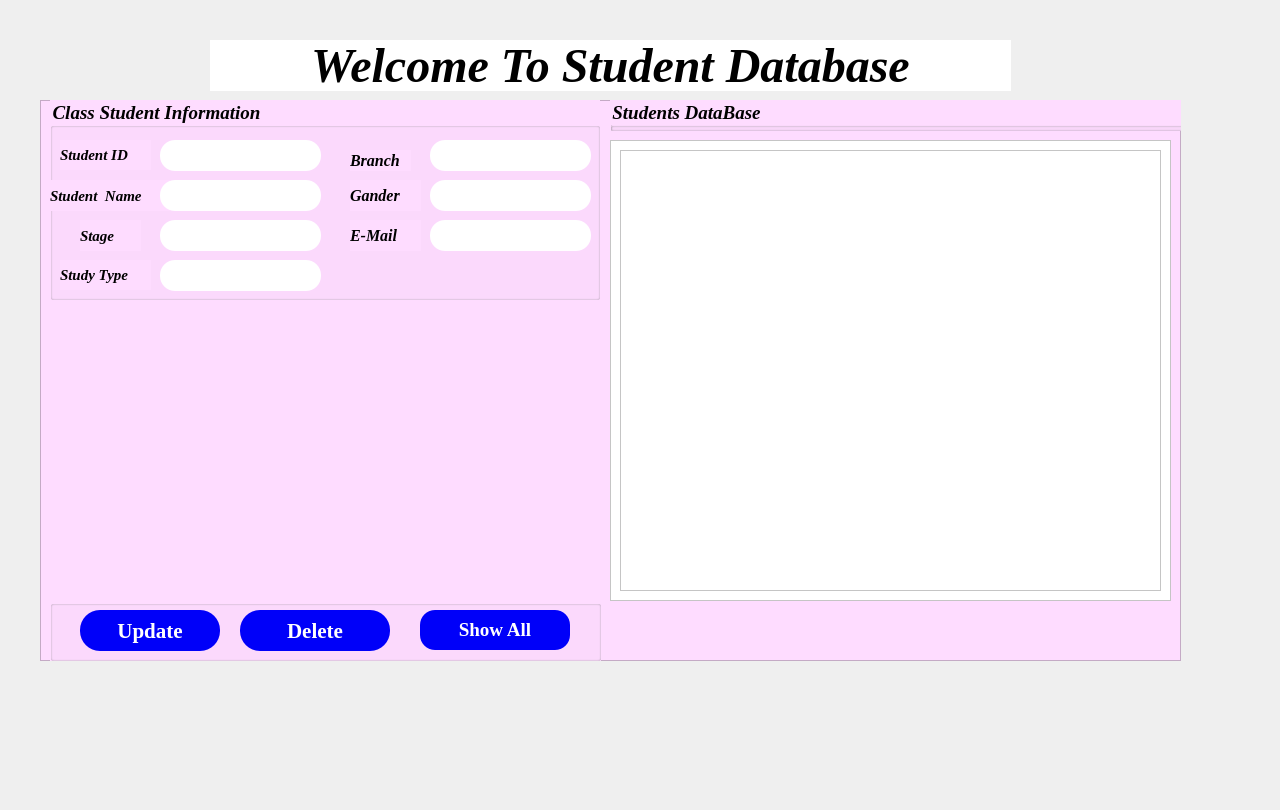
    <widget class="QWidget" name="update_tab">
     <attribute name="title">
      <string>Update Student</string>
     </attribute>
     <widget class="QLabel" name="label_19">
      <property name="geometry">
       <rect>
        <x>-70</x>
        <y>-30</y>
        <width>1271</width>
        <height>801</height>
       </rect>
      </property>
      <property name="text">
       <string/>
      </property>
      <property name="pixmap">
       <pixmap>ff.jpg</pixmap>
      </property>
     </widget>
     <widget class="QFrame" name="frame_4">
      <property name="geometry">
       <rect>
        <x>40</x>
        <y>100</y>
        <width>1141</width>
        <height>561</height>
       </rect>
      </property>
      <property name="styleSheet">
       <string notr="true">background-color: rgb(254, 220, 255);
</string>
      </property>
      <property name="frameShape">
       <enum>QFrame::StyledPanel</enum>
      </property>
      <property name="frameShadow">
       <enum>QFrame::Raised</enum>
      </property>
      <widget class="QGroupBox" name="groupBox_2">
       <property name="geometry">
        <rect>
         <x>570</x>
         <y>0</y>
         <width>601</width>
         <height>31</height>
        </rect>
       </property>
       <property name="font">
        <font>
         <family>Times New Roman</family>
         <pointsize>14</pointsize>
         <weight>75</weight>
         <italic>true</italic>
         <bold>true</bold>
        </font>
       </property>
       <property name="title">
        <string>Students DataBase</string>
       </property>
      </widget>
      <widget class="QGroupBox" name="groupBox_stype">
       <property name="geometry">
        <rect>
         <x>10</x>
         <y>0</y>
         <width>550</width>
         <height>200</height>
        </rect>
       </property>
       <property name="font">
        <font>
         <family>Times New Roman</family>
         <pointsize>14</pointsize>
         <weight>75</weight>
         <italic>true</italic>
         <bold>true</bold>
        </font>
       </property>
       <property name="title">
        <string>Class Student Information</string>
       </property>
       <widget class="QLabel" name="label_21">
        <property name="geometry">
         <rect>
          <x>10</x>
          <y>40</y>
          <width>91</width>
          <height>30</height>
         </rect>
        </property>
        <property name="font">
         <font>
          <family>Times New Roman</family>
          <pointsize>11</pointsize>
          <weight>75</weight>
          <italic>true</italic>
          <bold>true</bold>
         </font>
        </property>
        <property name="text">
         <string>Student ID</string>
        </property>
       </widget>
       <widget class="QLabel" name="label_22">
        <property name="geometry">
         <rect>
          <x>0</x>
          <y>80</y>
          <width>120</width>
          <height>31</height>
         </rect>
        </property>
        <property name="font">
         <font>
          <family>Times New Roman</family>
          <pointsize>11</pointsize>
          <weight>75</weight>
          <italic>true</italic>
          <bold>true</bold>
         </font>
        </property>
        <property name="text">
         <string>Student  Name</string>
        </property>
       </widget>
       <widget class="QLabel" name="label_24">
        <property name="geometry">
         <rect>
          <x>30</x>
          <y>120</y>
          <width>61</width>
          <height>31</height>
         </rect>
        </property>
        <property name="font">
         <font>
          <family>Times New Roman</family>
          <pointsize>11</pointsize>
          <weight>75</weight>
          <italic>true</italic>
          <bold>true</bold>
         </font>
        </property>
        <property name="text">
         <string>Stage</string>
        </property>
       </widget>
       <widget class="QLabel" name="label_25">
        <property name="geometry">
         <rect>
          <x>10</x>
          <y>160</y>
          <width>91</width>
          <height>30</height>
         </rect>
        </property>
        <property name="font">
         <font>
          <family>Times New Roman</family>
          <pointsize>11</pointsize>
          <weight>75</weight>
          <italic>true</italic>
          <bold>true</bold>
         </font>
        </property>
        <property name="text">
         <string>Study Type</string>
        </property>
       </widget>
       <widget class="QLabel" name="label_26">
        <property name="geometry">
         <rect>
          <x>300</x>
          <y>50</y>
          <width>61</width>
          <height>21</height>
         </rect>
        </property>
        <property name="font">
         <font>
          <family>Times New Roman</family>
          <pointsize>12</pointsize>
          <weight>75</weight>
          <italic>true</italic>
          <bold>true</bold>
         </font>
        </property>
        <property name="text">
         <string>Branch</string>
        </property>
       </widget>
       <widget class="QLabel" name="label_27">
        <property name="geometry">
         <rect>
          <x>300</x>
          <y>80</y>
          <width>71</width>
          <height>31</height>
         </rect>
        </property>
        <property name="font">
         <font>
          <family>Times New Roman</family>
          <pointsize>12</pointsize>
          <weight>75</weight>
          <italic>true</italic>
          <bold>true</bold>
         </font>
        </property>
        <property name="text">
         <string>Gander</string>
        </property>
       </widget>
       <widget class="QLabel" name="label_28">
        <property name="geometry">
         <rect>
          <x>300</x>
          <y>120</y>
          <width>71</width>
          <height>31</height>
         </rect>
        </property>
        <property name="font">
         <font>
          <family>Times New Roman</family>
          <pointsize>12</pointsize>
          <weight>75</weight>
          <italic>true</italic>
          <bold>true</bold>
         </font>
        </property>
        <property name="text">
         <string>E-Mail</string>
        </property>
       </widget>
       <widget class="QLineEdit" name="id">
        <property name="geometry">
         <rect>
          <x>110</x>
          <y>40</y>
          <width>161</width>
          <height>31</height>
         </rect>
        </property>
        <property name="styleSheet">
         <string notr="true">background-color: rgb(255, 255, 255);
border-radius:15px;</string>
        </property>
       </widget>
       <widget class="QLineEdit" name="id_name">
        <property name="geometry">
         <rect>
          <x>110</x>
          <y>80</y>
          <width>161</width>
          <height>31</height>
         </rect>
        </property>
        <property name="styleSheet">
         <string notr="true">background-color: rgb(255, 255, 255);
border-radius:15px;</string>
        </property>
       </widget>
       <widget class="QLineEdit" name="email_txt">
        <property name="geometry">
         <rect>
          <x>380</x>
          <y>120</y>
          <width>161</width>
          <height>31</height>
         </rect>
        </property>
        <property name="styleSheet">
         <string notr="true">background-color: rgb(255, 255, 255);
border-radius:15px;</string>
        </property>
       </widget>
       <widget class="QLineEdit" name="stage_txt">
        <property name="geometry">
         <rect>
          <x>110</x>
          <y>120</y>
          <width>161</width>
          <height>31</height>
         </rect>
        </property>
        <property name="styleSheet">
         <string notr="true">background-color: rgb(255, 255, 255);
border-radius:15px;</string>
        </property>
       </widget>
       <widget class="QLineEdit" name="styp_txt">
        <property name="geometry">
         <rect>
          <x>110</x>
          <y>160</y>
          <width>161</width>
          <height>31</height>
         </rect>
        </property>
        <property name="styleSheet">
         <string notr="true">background-color: rgb(255, 255, 255);
border-radius:15px;</string>
        </property>
       </widget>
       <widget class="QLineEdit" name="gender_txt">
        <property name="geometry">
         <rect>
          <x>380</x>
          <y>80</y>
          <width>161</width>
          <height>31</height>
         </rect>
        </property>
        <property name="styleSheet">
         <string notr="true">background-color: rgb(255, 255, 255);
border-radius:15px;</string>
        </property>
       </widget>
       <widget class="QLineEdit" name="branch_txt">
        <property name="geometry">
         <rect>
          <x>380</x>
          <y>40</y>
          <width>161</width>
          <height>31</height>
         </rect>
        </property>
        <property name="styleSheet">
         <string notr="true">background-color: rgb(255, 255, 255);
border-radius:15px;</string>
        </property>
       </widget>
      </widget>
      <widget class="QGroupBox" name="groupBox_4">
       <property name="geometry">
        <rect>
         <x>10</x>
         <y>500</y>
         <width>551</width>
         <height>61</height>
        </rect>
       </property>
       <property name="title">
        <string/>
       </property>
       <widget class="QPushButton" name="update_butt">
        <property name="geometry">
         <rect>
          <x>30</x>
          <y>10</y>
          <width>140</width>
          <height>41</height>
         </rect>
        </property>
        <property name="font">
         <font>
          <family>Times New Roman</family>
          <pointsize>16</pointsize>
          <weight>75</weight>
          <italic>false</italic>
          <bold>true</bold>
         </font>
        </property>
        <property name="autoFillBackground">
         <bool>false</bool>
        </property>
        <property name="styleSheet">
         <string notr="true">QPushButton:hover{
background-color:black;
border-radius:20px;
	
}
QPushButton{
background-color: rgb(0, 0, 249);
border-radius:20px;
color:white;
}

</string>
        </property>
        <property name="text">
         <string>Update</string>
        </property>
       </widget>
       <widget class="QPushButton" name="deletST">
        <property name="geometry">
         <rect>
          <x>190</x>
          <y>10</y>
          <width>150</width>
          <height>41</height>
         </rect>
        </property>
        <property name="font">
         <font>
          <family>Times New Roman</family>
          <pointsize>16</pointsize>
          <weight>75</weight>
          <italic>false</italic>
          <bold>true</bold>
         </font>
        </property>
        <property name="autoFillBackground">
         <bool>false</bool>
        </property>
        <property name="styleSheet">
         <string notr="true">QPushButton:hover{
background-color:black;
border-radius:20px;
	
}
QPushButton{
background-color: rgb(0, 0, 249);
border-radius:20px;
color:white;
}

</string>
        </property>
        <property name="text">
         <string>Delete</string>
        </property>
       </widget>
       <widget class="QPushButton" name="showAllDB">
        <property name="geometry">
         <rect>
          <x>370</x>
          <y>10</y>
          <width>150</width>
          <height>40</height>
         </rect>
        </property>
        <property name="font">
         <font>
          <family>Times New Roman</family>
          <pointsize>14</pointsize>
          <weight>75</weight>
          <bold>true</bold>
         </font>
        </property>
        <property name="autoFillBackground">
         <bool>false</bool>
        </property>
        <property name="styleSheet">
         <string notr="true">QPushButton:hover{
background-color:black;
border-radius:15px;
	
}
QPushButton{
background-color: rgb(0, 0, 249);
border-radius:15px;
color:white;
}

</string>
        </property>
        <property name="text">
         <string>Show All</string>
        </property>
       </widget>
      </widget>
      <widget class="QFrame" name="frame_5">
       <property name="geometry">
        <rect>
         <x>570</x>
         <y>40</y>
         <width>561</width>
         <height>461</height>
        </rect>
       </property>
       <property name="styleSheet">
        <string notr="true">background-color: rgb(255, 255, 255);</string>
       </property>
       <property name="frameShape">
        <enum>QFrame::StyledPanel</enum>
       </property>
       <property name="frameShadow">
        <enum>QFrame::Raised</enum>
       </property>
       <widget class="QListWidget" name="list">
        <property name="geometry">
         <rect>
          <x>10</x>
          <y>10</y>
          <width>541</width>
          <height>441</height>
         </rect>
        </property>
       </widget>
      </widget>
      <widget class="QLabel" name="label_23">
       <property name="geometry">
        <rect>
         <x>14</x>
         <y>210</y>
         <width>541</width>
         <height>291</height>
        </rect>
       </property>
       <property name="text">
        <string/>
       </property>
       <property name="pixmap">
        <pixmap>ST_DB.jpg</pixmap>
       </property>
       <property name="alignment">
        <set>Qt::AlignCenter</set>
       </property>
      </widget>
     </widget>
     <widget class="QLabel" name="label_20">
      <property name="geometry">
       <rect>
        <x>210</x>
        <y>40</y>
        <width>801</width>
        <height>51</height>
       </rect>
      </property>
      <property name="font">
       <font>
        <family>Times New Roman</family>
        <pointsize>36</pointsize>
        <weight>75</weight>
        <italic>true</italic>
        <bold>true</bold>
       </font>
      </property>
      <property name="styleSheet">
       <string notr="true">background-color: rgb(255, 255, 255);</string>
      </property>
      <property name="text">
       <string>Welcome To Student Database</string>
      </property>
      <property name="alignment">
       <set>Qt::AlignCenter</set>
      </property>
     </widget>
    </widget>
